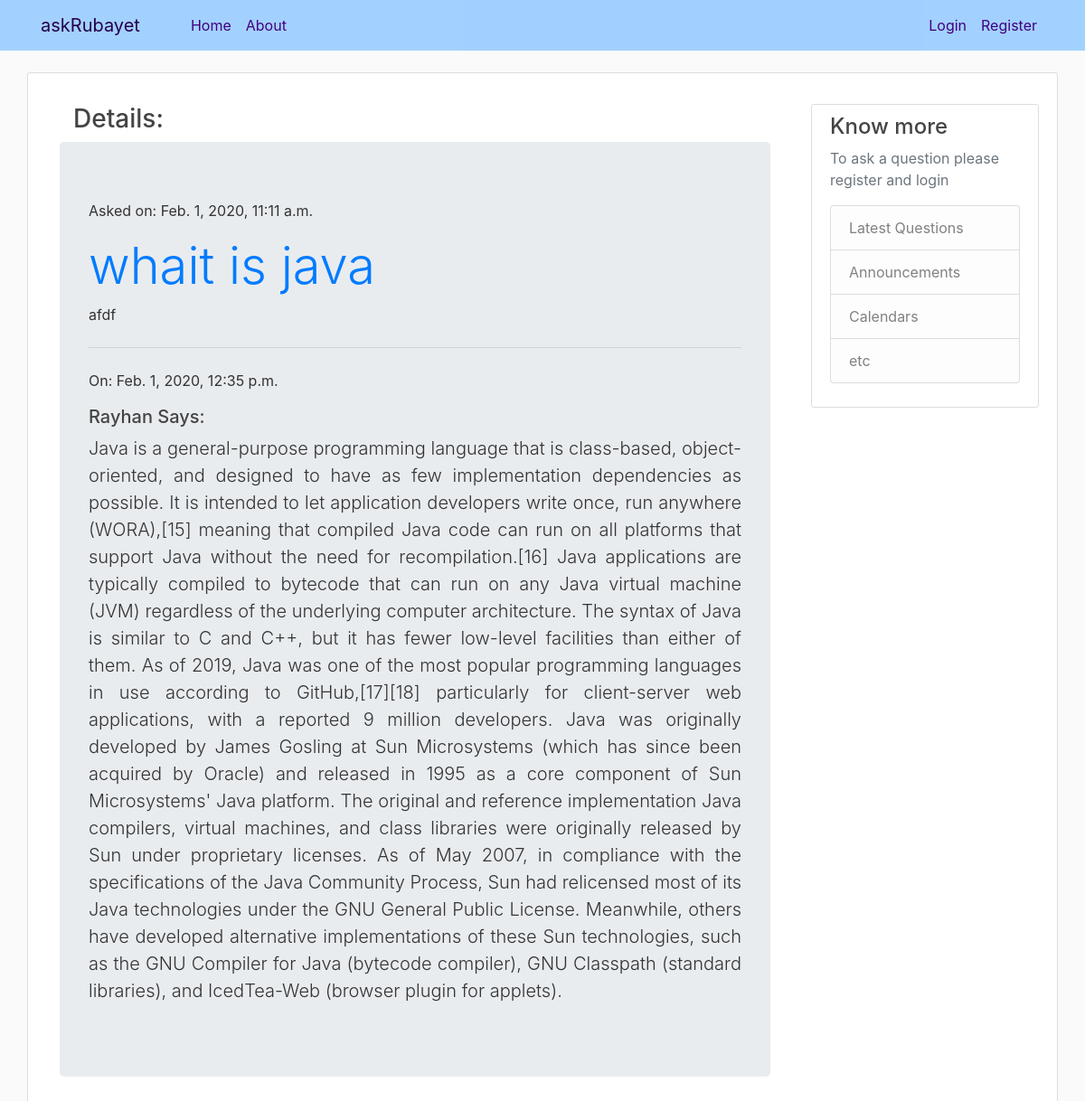
Page /question/2/ on the earlier database version.
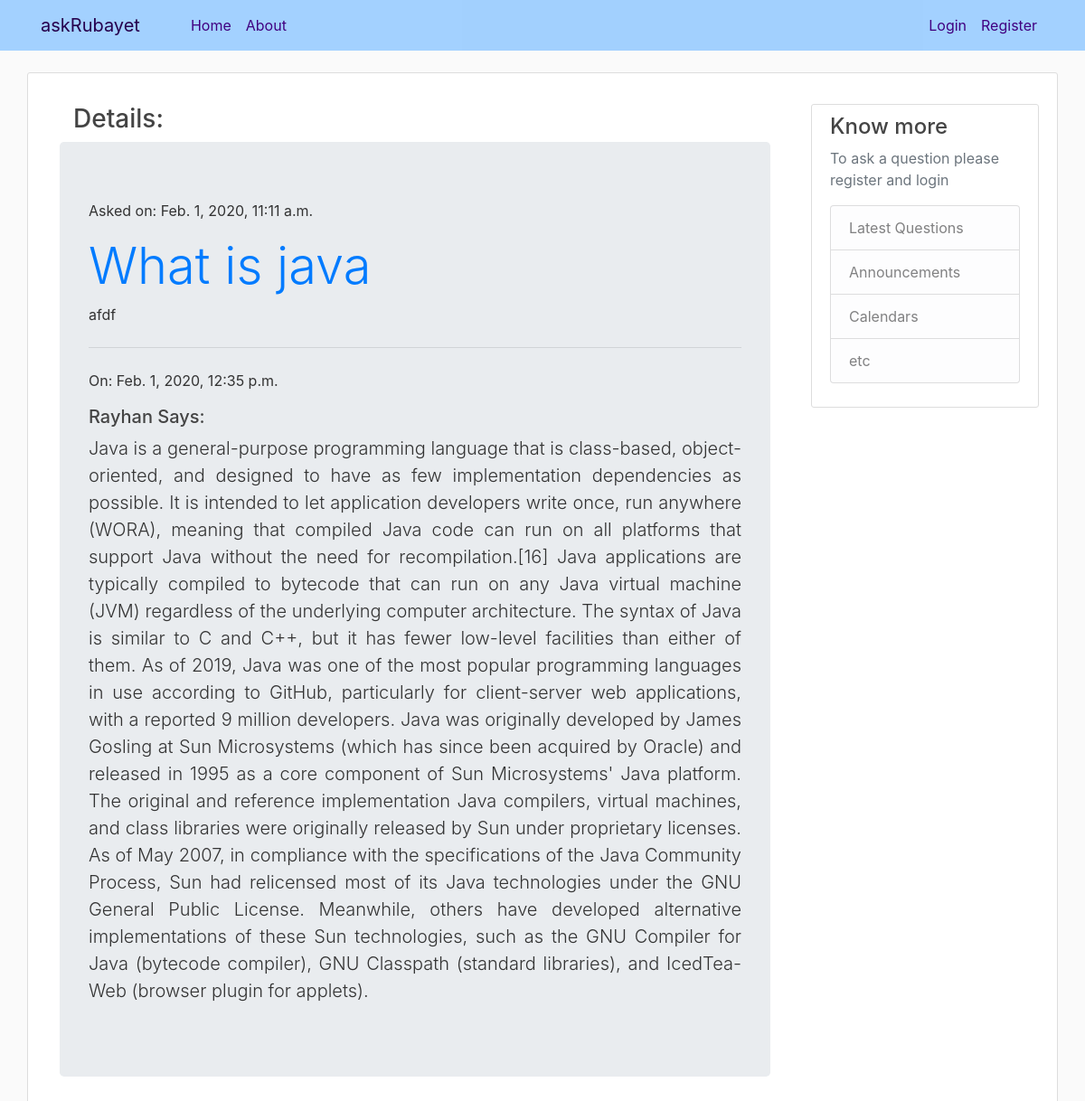
Same page on the later database version.
### ask/models.py (models this page shows, shortened)
class Question(models.Model):
    author                  = models.ForeignKey(settings.AUTH_USER_MODEL, on_delete=models.CASCADE)
    title                   = models.CharField(max_length=300)
    optional_description    = models.TextField(blank=True, null=True)
    answer                  = models.TextField(blank=True, null=True)
    created_date            = models.DateTimeField(default=timezone.now)
    published_date          = models.DateTimeField(blank=True, null=True)

### ask/views.py (the view)
# urls.py: path('question/<int:pk>/', views.ques_detail, name = 'ques_detail'),
def ques_detail(request, pk):
    que = get_object_or_404(Question, pk=pk)
    return render(request, 'ask/ques_detail.html', {'que': que})

### ask/templates/ask/ques_detail.html (shortened to what this page needs)
{% extends "ask/base.html" %}
{% block content %}
<div class="container">
  <h3 class="container">Details:</h3>
  <div class="jumbotron">
    <p>Asked on: {{ que.created_date }}</p>
    <h1 class="display-4"><a href="{% url 'ques_detail' pk=que.pk %}">{{ que.title }}</a></h1>
    <p>{{ que.optional_description|linebreaksbr }}</p>
    {% if user.is_authenticated or que.published_date %}
      <hr class="my-4">
      {% if que.published_date %}
        <p>On: {{ que.published_date }}</p>
      {% endif %}
      {% if que.author.first_name %}
        <h5>{{ que.author.first_name }} Says:</h5>
      {% else %}
        <h5>{{ que.author }} Says:</h5>
      {% endif %}
      <p class="lead">{{ que.answer }}</p>
    {% endif %}
  </div>
</div>
{% endblock content %}

Differences in the rows shown:
changed Question "afdf": title "whait is java" → "What is java"; answer "…write once, run anywhere (WORA),[15] meaning that compiled Java code can run on all platforms that support Java without the need for recompilation.[16] Java applications are typically compiled to bytecode that can run on any Java virtual machine (JVM) regardless of the underlying computer architecture. The syntax of Java is similar to C and C++, but it has fewer low-level facilities than either of them. As of 2019, Java was one of the most popular programming languages in use according to GitHub,[17][18] particularly for client-server web…" → "…write once, run anywhere (WORA), meaning that compiled Java code can run on all platforms that support Java without the need for recompilation.[16] Java applications are typically compiled to bytecode that can run on any Java virtual machine (JVM) regardless of the underlying computer architecture. The syntax of Java is similar to C and C++, but it has fewer low-level facilities than either of them. As of 2019, Java was one of the most popular programming languages in use according to GitHub, particularly for client-server web…"
